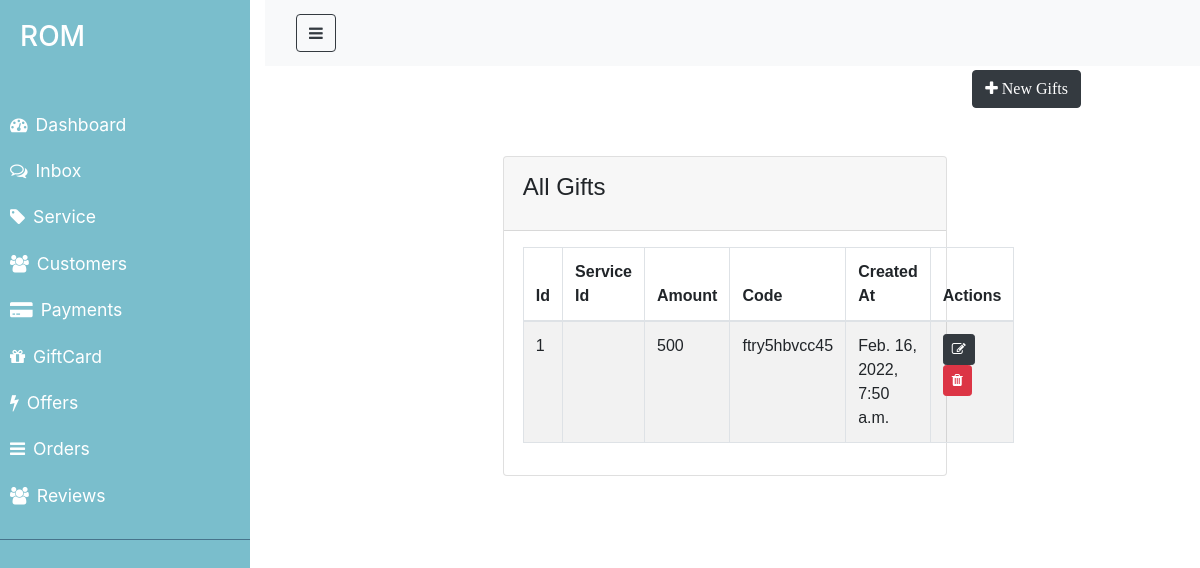
/gifts/, run on an earlier commit of the app's database.
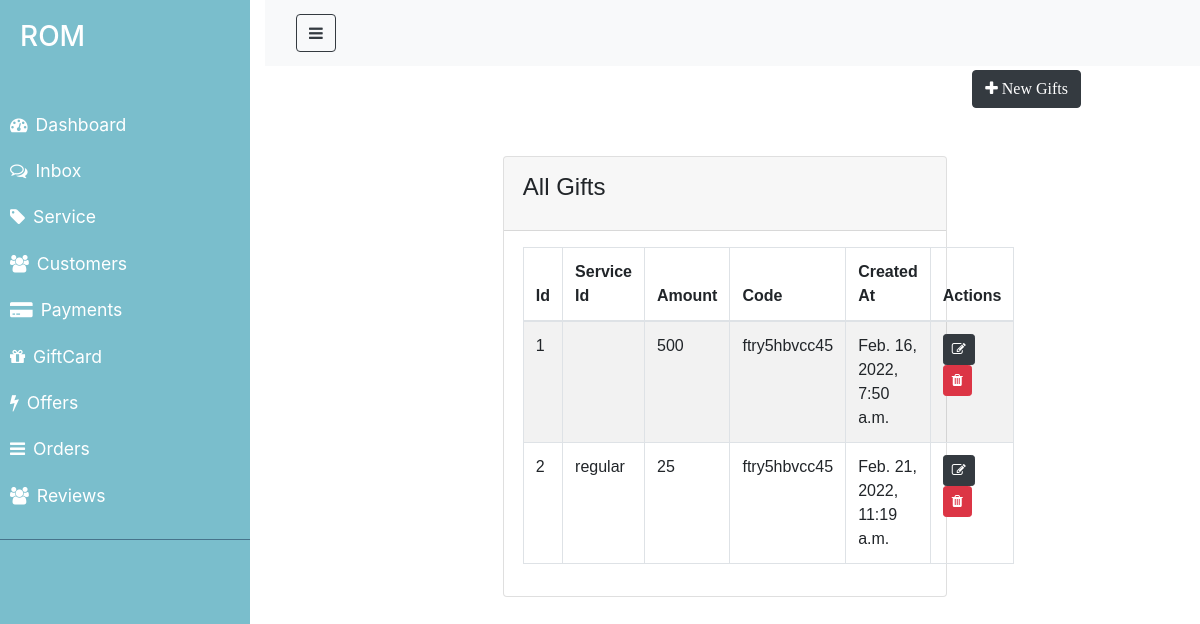
And on a later commit of the database.
### ROM/models.py (models this page shows, shortened)
class GiftCard(models.Model):
    service_id=models.ForeignKey('Service',on_delete=models.CASCADE,blank=True,null=True)
    giftcard_amount=models.IntegerField(null=False, blank=False)
    code=models.CharField(max_length=50, null=False, blank=True)
    start_date=models.DateTimeField()
    end_date=models.DateTimeField()
    created_at=models.DateTimeField(auto_now_add=True)
    updated_at= models.DateTimeField(auto_now=True)

class Service(models.Model):
    CATEGORY=(
        ('regular', 'regular'),
        ('commercial', 'commercial'),
        ('personalized','personalized'),
    )
    category=models.CharField(max_length=100, null=False, blank=False,choices=CATEGORY, default='regular')
    description=models.TextField(null=False, blank=False)
    customer_id=models.ForeignKey('Customer',on_delete=models.CASCADE, blank=True,null=True)
    rating=models.IntegerField(null=True, blank=True)
    created_at=models.DateTimeField(auto_now_add=True)
    updated_at= models.DateTimeField(auto_now=True)

### ROM/views.py (the view)
# urls.py: path('gifts/',views.getGifts, name= 'gifts'),
def getGifts(request):
   gifts= GiftCard.objects.all()
   return render(request, 'ROM/admin/gifts.html', {'gifts':gifts})

### ROM/templates/ROM/admin/gifts.html (shortened to what this page needs)
{% extends 'ROM/admin/layouts/admin_master.html' %}
{% block content %}
<div class="container">
    <div class="row my-5">
        <button class="btn btn-dark ml-auto" data-toggle="modal"
        data-target="#giftModal">
        <i class ="fa fa-plus" aria-hidden="true"> New Gifts </i>
    </button>
    </div>
    <div class="row justify-content-center my-5">
        <div class="col-lg-8">
            <div class="card">
                <div class="card-header">
                    <h4 class="card-title">All Gifts</h4>
                </div>
                <div class="card-body">
                    <table class="table table-hover table-bordered table-striped">
                        <thead>
                            <tr>
                                <th>Id</th>
                                <th>Service Id</th>
                                <th>Amount</th>
                                <th>Code</th>
                                <th>Created At</th>
                                <th>Actions</th>
                            </tr>
                        </thead>
                        <tbody>
                            {% for object in gifts %}
                               <tr>
                                   <td>{{object.id}}</td>
                                   <td>{{object.service_id.category}}</td>
                                   <td>{{object.giftcard_amount}}</td>
                                   <td>{{object.code}}</td>
                                   <td>{{object.created_at}}</td>
                                   <td>
                                       <a href="{% url 'update_gift' object.id %}"
                                        class="btn btn-dark btn-sm">
                                         <i class="fa fa-edit"></i>
                                       </a>
                                       <a href="{% url 'delete_gift' object.id %}"
                                        class="btn btn-danger btn-sm">
                                         <i class="fa fa-trash"></i>
                                       </a>
                                   </td>
                               </tr>
                            {% endfor %}
                        </tbody>
                    </table>
                </div>
            </div>
        </div>
    </div>
</div>
{% endblock %}

What changed in the data, as far as the page shows it:
added GiftCard: id "2", service_id.category "regular", giftcard_amount "25", code "ftry5hbvcc45", created_at "Feb. 21, 2022, 11:19 a.m."
